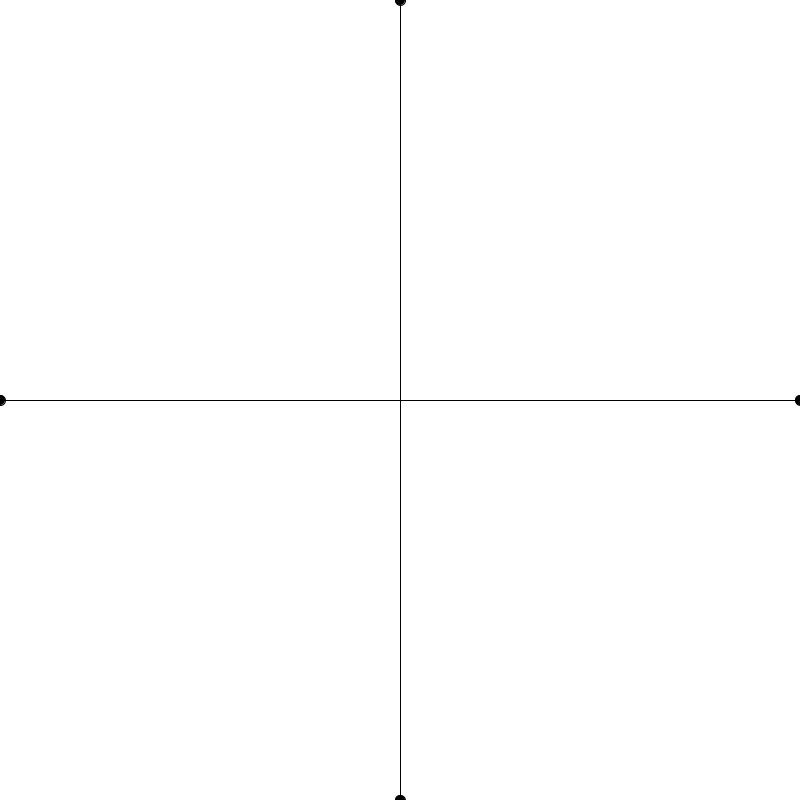
Frame 1 (no input)
Frame 60 (the mouse pressed at the canvas centre just before this capture): identical to frame 1, image omitted
Frame 120 (the mouse held since frame 60 and released just before this capture): identical to frame 1, image omitted

The Processing sketch that drew this single still picture (run headless with seeded random() and noise(); from frame 60 on, the mouse is pressed at the canvas centre):

// Processing sketch: NSWE
// ── NSWE.pde
float x, y, alpha, beta, alphasq, betasq, lambda, a, b, asq, bsq, u, v;

void setup() {
  size(800, 800);
  rectMode(CORNERS);
  stroke(0);
  fill(0);
  erase();
}

void draw() {

}

void mouseDragged() {
  mousePressed();
}

void mousePressed() {
  erase();
  
  // Conversion des coordonnées (changement de repère)
  x = (mouseX - 400.0) / 400.0;
  y = (400.0 - mouseY) / 400.0;
  
  // Calcul de (alpha, bêta)
  alpha = (dist(-1.0, 0.0, x, y) - dist(1.0, 0.0, x, y)) / 2.0;
  beta  = (dist(0.0, -1.0, x, y) - dist(0.0, 1.0, x, y)) / 2.0;
  
  // Visualisation de (alpha, bêta)
  fill(0);
  rect(400.0, 398.0, (alpha + 1.0)*400.0, 402.0);
  rect(398.0, 400.0, 402.0,  (1.0 - beta)*400.0);
  
  // Calcul de (x, y)
  alphasq = alpha * alpha;
  betasq  = beta  * beta;
  
  lambda  = 2 * alphasq * betasq;
  lambda /= (1 - alphasq - betasq);
  
  x = alpha * sqrt(1 + betasq  + lambda);
  y = beta  * sqrt(1 + alphasq + lambda);
  
  ellipse((x + 1.0)*400.0, (1.0 - y)*400.0, 10.0, 10.0);
  
  // Tracé des branches d'hyperboles
  hyperbolas(alpha, beta);
}

void erase() {
  background(255,0.0);
  line(0,400,800,400); // Axe des abscisses
  line(400,0,400,800); // Axe des ordonnées
  ellipse(400.0, 0.0, 10.0, 10.0);   // N
  ellipse(400.0, 800.0, 10.0, 10.0); // S
  ellipse(0.0, 400.0, 10.0, 10.0);   // W
  ellipse(800.0, 400.0, 10.0, 10.0); // E
}

void hyperbolas(float a, float b) {
  asq = a * a;
  bsq = b * b;
  
  // 800 points
  for(int t = -400; t < 400; t++) {
    // Branche d'hyperbole définie par W(-1,0), E(1,0) et alpha
    v = t/400.0;
    u = 1.0 + v * v / (1.0 - asq);
    u = sqrt(asq*u);
    if(alpha < 0.0) u = -u;
    point((u + 1.0)*400.0, (1.0 - v)*400.0);
    
    // Branche d'hyperbole définie par S(0,-1), N(0,1) et bêta
    u = t/400.0;
    v = 1.0 + u * u / (1.0 - bsq);
    v = sqrt(bsq*v);
    if(beta < 0.0) v = -v;
    point((u + 1.0)*400.0, (1.0 - v)*400.0);
  }
}
